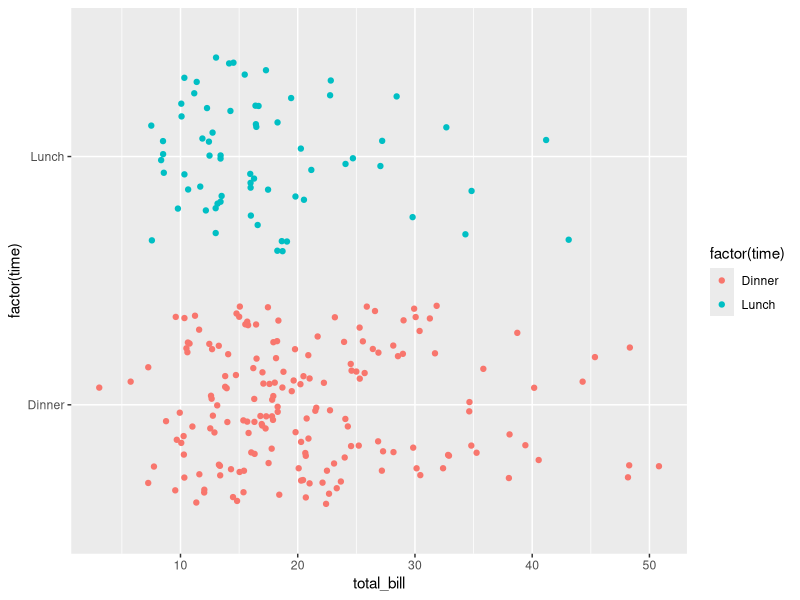

Reproduce this figure in R.
library(ggplot2)
library(reshape2)

p <- ggplot(tips, aes(x=total_bill, y=factor(time), color=factor(time)))
p = p + geom_jitter()
